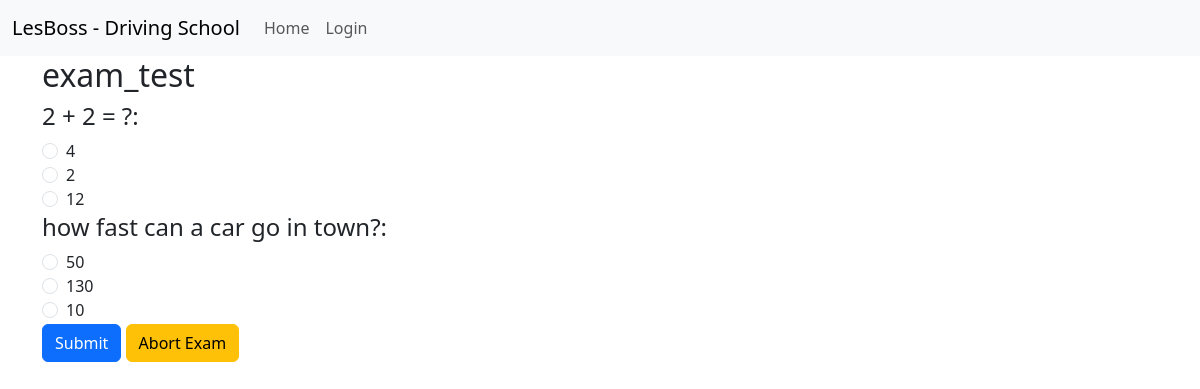
Screenshot of /exam/start/1/ with the database file from the repository.
### app/models.py (models this page shows)
class Exam(models.Model):
    title = models.CharField(max_length=254)

class ExamQuestion(models.Model):
    exam = models.ForeignKey(Exam, on_delete=models.CASCADE)
    exam_question = models.CharField(max_length=254)

class Answer(models.Model):
    exam_question = models.ForeignKey(ExamQuestion, on_delete=models.CASCADE)
    answer = models.CharField(max_length=254)
    is_correct = models.BooleanField(default=False)

### app/views.py (the view)
# urls.py: path('exam/start/<int:exam_pk>/', views.start_exam, name='start_exam'),
def start_exam(request, exam_pk):
    exam = Exam.objects.get(pk=exam_pk)
    exam_questions = exam.examquestion_set.all()
    context = {'exam': exam, 'exam_questions': exam_questions}
    return render(request, 'app/exam.html', context)

### app/templates/app/exam.html (shortened to what this page needs)
{% extends 'app/base.html' %}
{% block content %}
    <div class="container">
        <div class="row">
            <div class="col-md-12">
                <h2>{{ exam.title }}</h2>
                <form method="post" action="{% url 'submit_exam' exam.id %}">
                    {% for question in exam_questions %}
                        <h4>{{ question.exam_question }}:</h4>
                        <div class="form-check">
                        {% for answer in question.answer_set.all %}
                            <label>
                                <input class="form-check-input" type="radio" name="question_{{ question.pk }}" value="{{ answer.pk }}" required>
                                {{ answer.answer }}
                            </label><br>
                        {% endfor %}
                        </div>
                    {% endfor %}
                    <button class="btn btn-primary" type="submit">Submit</button>
                    <a class="btn btn-warning" href="{% url 'user-dashboard' %}">Abort Exam</a>
                </form>
            </div>
        </div>
    </div>
{% endblock %}

### rows the page displays
Exam: title "exam_test"
ExamQuestion: exam_question "2 + 2 = ?"
Answer: answer "4"
Answer: answer "2"
Answer: answer "12"
ExamQuestion: exam_question "how fast can a car go in town?"
Answer: answer "50"
Answer: answer "130"
Answer: answer "10"
